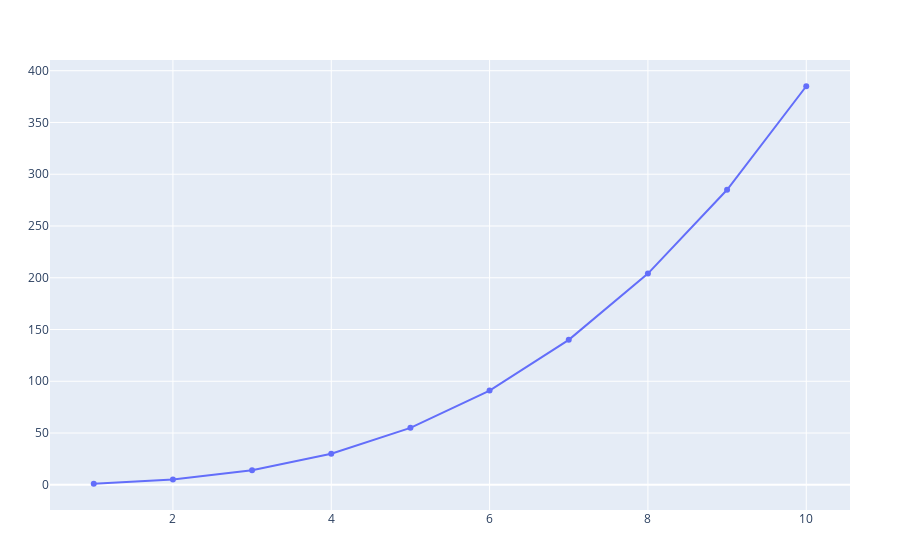

The notebook cell this image was saved under:
### Code cell
using PlotlyJS

plot(log) # showcase the behavior of the series with a visual

### Figure 1 — Plotly figure (JSON) as saved in the notebook; plotly's stock layout.template omitted (floating-point values rounded to 4 significant figures)
{"data": [{"type": "scatter", "x": [1, 2, 3, 4, 5, 6, 7, 8, 9, 10], "y": [1, 5, 14, 30, 55, 91, 140, 204, 285, 385]}], "layout": {"margin": {"b": 50, "l": 50, "r": 50, "t": 60}}}
